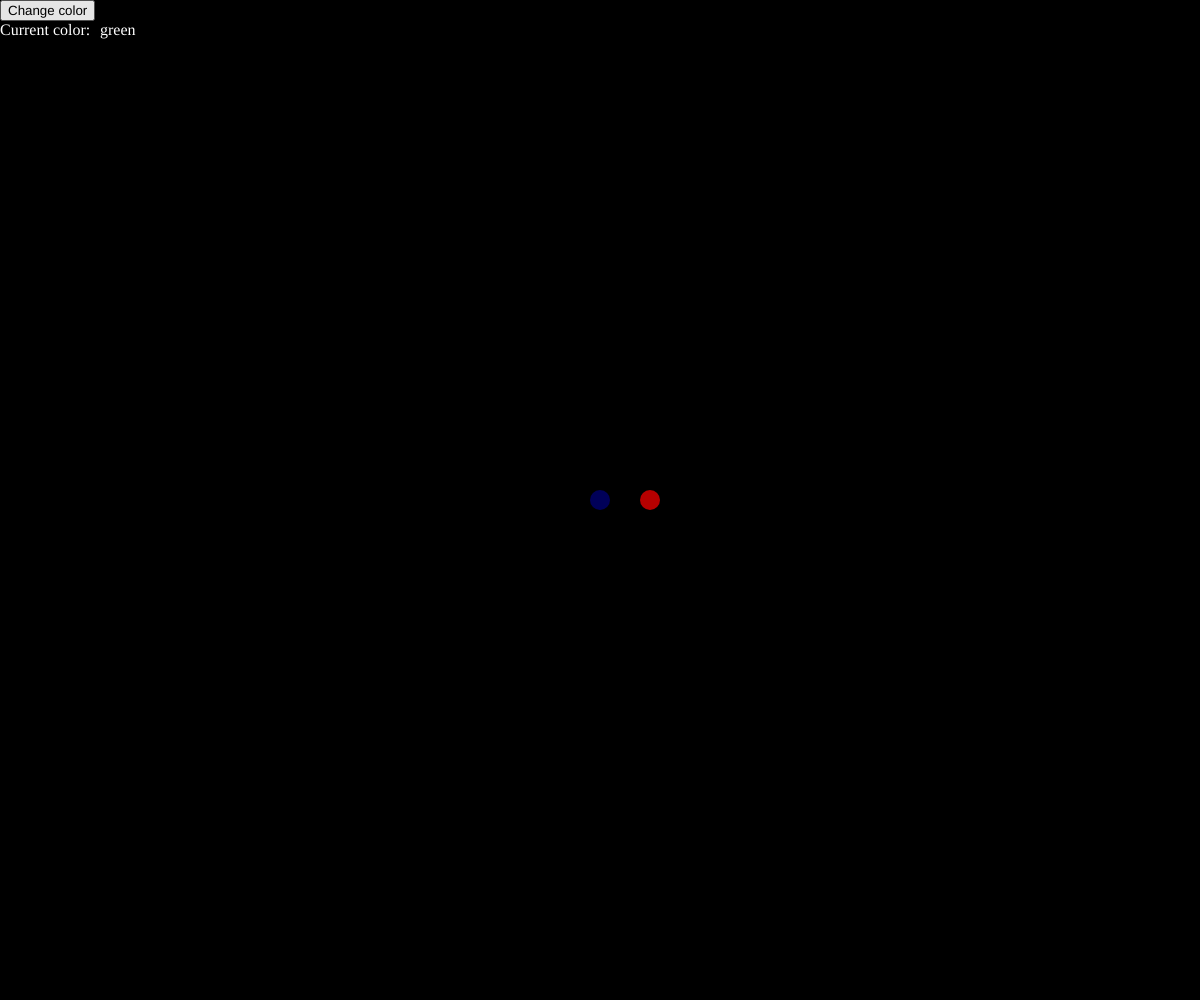
Frame 1 (no input)
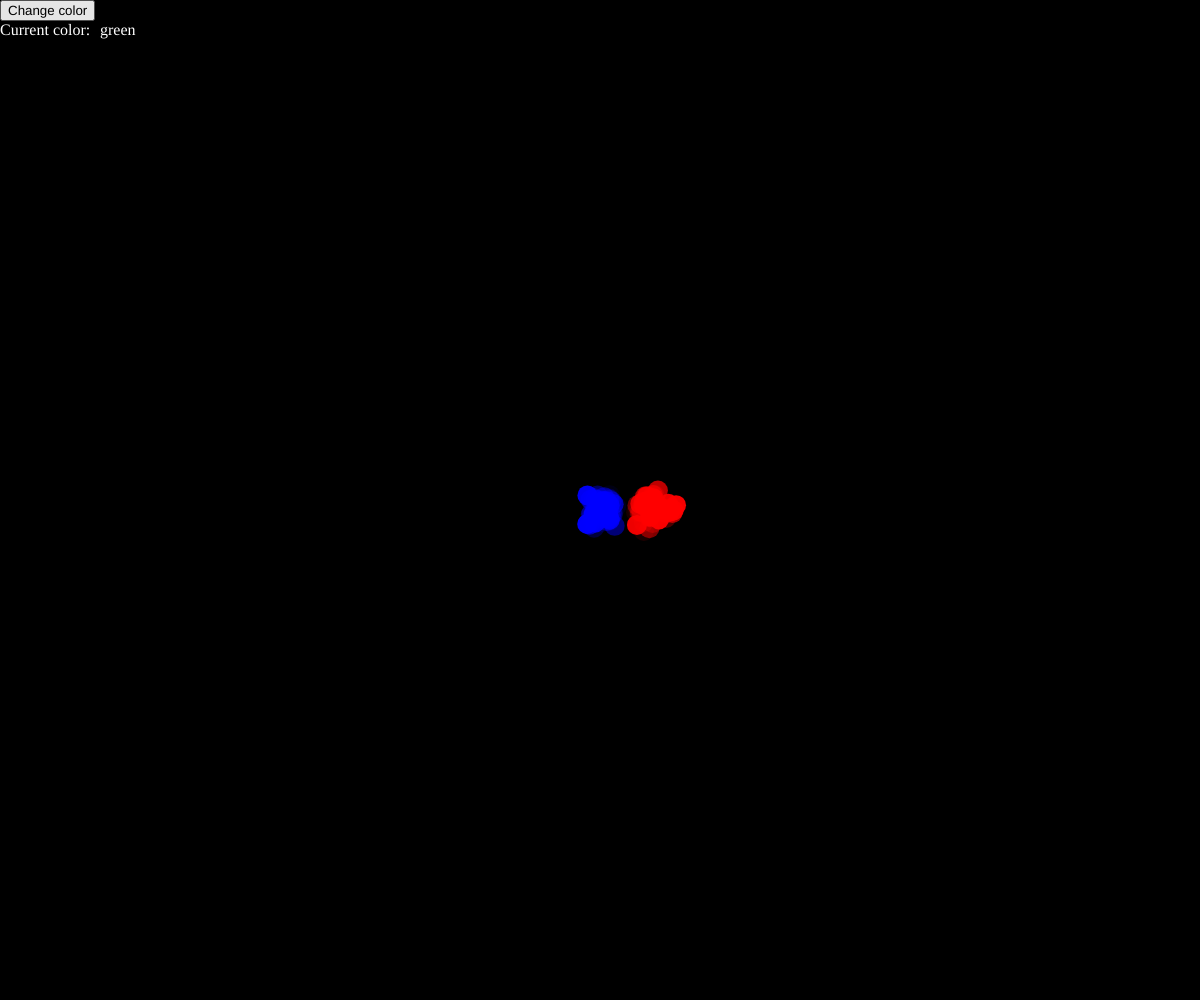
Frame 60 (no input)
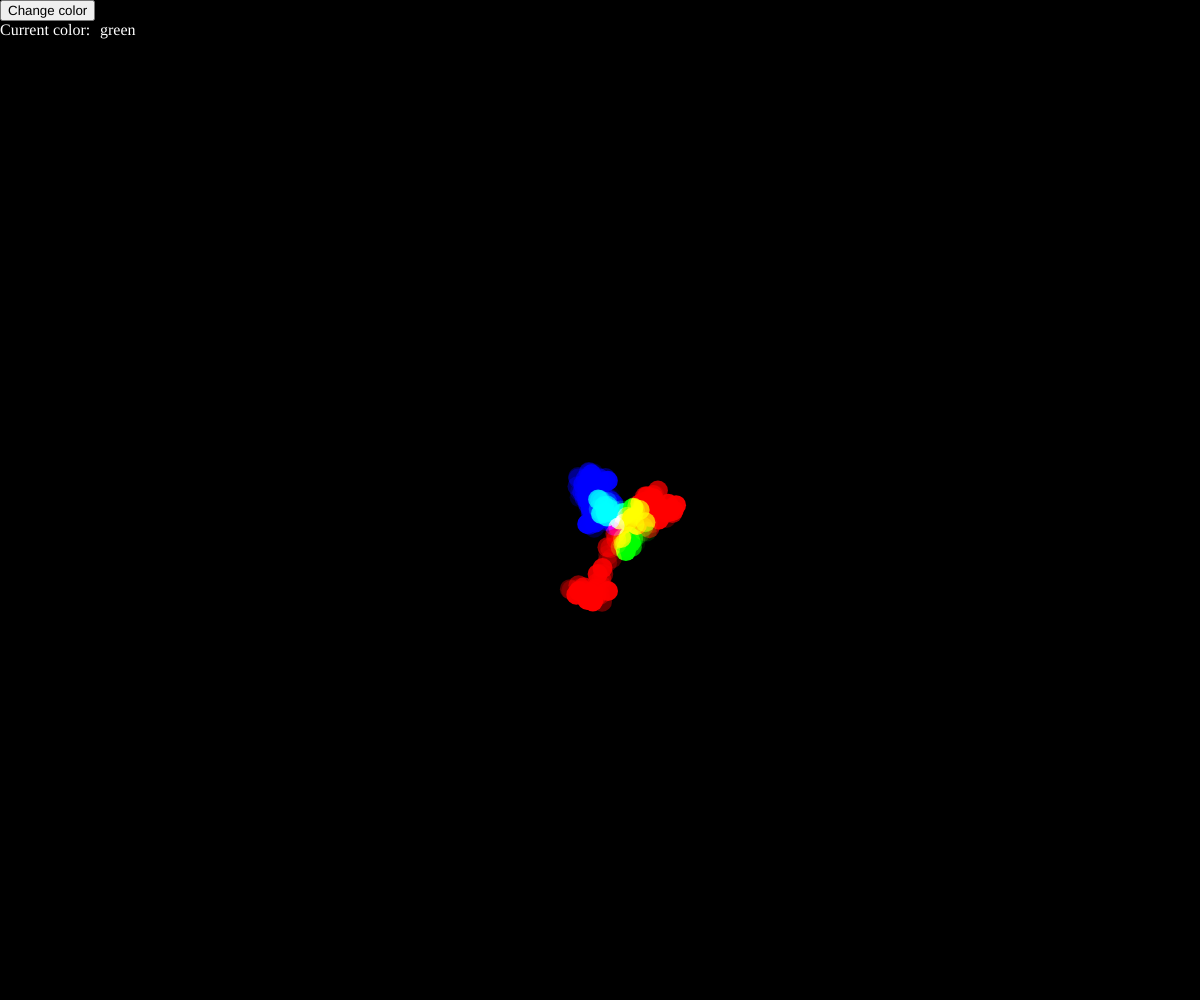
Frame 120 (the mouse pressed at the canvas centre since frame 60)

The p5.js sketch that drew these frames (run headless with seeded random() and noise() and a simulated clock; from frame 60 on, the mouse is pressed at the canvas centre):

// p5.js sketch
// ── sketch.js
var colors = [];
let testCircle1;
let testCircle2;
let rad = 20;
let button;
let currColor = 1;
let primary = { 0: [255, 0, 0, "red"], 1: [0, 255, 0, "green"], 2: [0, 0, 255, "blue"] };
let div;
let divRed;
let divGreen;
let divBlue;

// Create a class circle that takes in an x, y, radius, and color
class Circle {
    constructor(x, y, radius, r, g, b) {
        this.x = x;
        this.y = y;
        this.radius = radius;
        this.r = r;
        this.g = g;
        this.b = b;
    }
    // Draw the circle
    draw() {
        fill(this.r, this.g, this.b, random(255));
        circle(this.x, this.y, this.radius);

    }
    // animate the circles. if the circles ever go off the screen,
    // reset them to the center of the screen
    move() {
        this.x = this.x + random(-7, 7);
        this.y = this.y + random(-7, 7);
        if (this.x > windowWidth || this.x < 0) {
            this.x = width / 2;
        }
        if (this.y > windowHeight || this.y < 0) {
            this.y = height / 2;
        }
    }
}

function setup() {
    createCanvas(windowWidth, windowHeight);
    // initializing two circles
    testCircle1 = new Circle(width / 2 + 50, height / 2, rad, 255, 0, 0);
    testCircle2 = new Circle(width / 2, height / 2, rad, 0, 0, 255);
    // push them into the aray to reduce code in the draw function
    colors.push(testCircle1);
    colors.push(testCircle2);
    // create a button to let the users select the color for next circle
    button = createButton('Change color');
    button.position(0, 0);
    // if the button is pressed, call the change color function
    button.mousePressed(changeColor);
    // create the div element to display the current color underneath the button
    div = createDiv('Current color: ');
    div.position(0, button.height);
    // give the text color of white
    div.style('color', 'white');
    // has width of 100
    div.style('width', '100px');

    // create the divRed element with the content red
    divRed = createDiv('red');
    // positioned on the right of div element
    divRed.position(div.width, button.height);
    // give the text color of white
    divRed.style('color', 'white');
    // default of divRed is hide
    divRed.hide();

    // create the divRed element with the content red
    divGreen = createDiv('green');
    // positioned on the right of div element
    divGreen.position(div.width, button.height);
    // give the text color of white
    divGreen.style('color', 'white');
    // default of divGreen is hide
    divGreen.hide();

    // create the divBlue element with the content red
    divBlue = createDiv('blue');
    // positioned on the right of div element
    divBlue.position(div.width, button.height);
    // give the text color of white
    divBlue.style('color', 'white');
    // default of divBlue is hide
    divBlue.hide();
}

function draw() {
    background(0);
    // set the blend mode to be screen
    blendMode(SCREEN);
    // draw the circles and animate them
    colors.forEach(function (circle) {
        circle.draw();
        circle.move();
    })
    // if the currColor is red, divRed should show, otherwise hide
    if (currColor % 3 == 0) {
        divRed.show();
        // hide the other two divs
        divGreen.hide();
        divBlue.hide();
    }
    // if the currColor is green, divGreen should show, otherwise hide
    else if (currColor % 3 == 1) {
        divGreen.show();
        // hide the other two divs
        divRed.hide();
        divBlue.hide();
    }
    // if the currColor is blue, divBlue should show, otherwise hide
    else {
        divBlue.show();
        // hide the other two divs
        divRed.hide();
        divGreen.hide();
    }
}

// implement the function so that every time the color is pressed, have the curColor increment by 1
function changeColor() {
    currColor++;
    // change the button text to show the current color
}

// if the mouse is ever pressed on the canvas, create a 
// new circle based on the color selection of the user
function mousePressed() {
    // if the mouse pressed position overlapped with the button, do nothing
    if (mouseX > 0 && mouseX < button.width && mouseY > 0 && mouseY < button.height) {
        return;
    }
    // choose the color based on the curColor
    let color = primary[currColor % 3].slice(0, 3);
    let a = new Circle(mouseX, mouseY, rad, ...color);
    colors.push(a);
}
